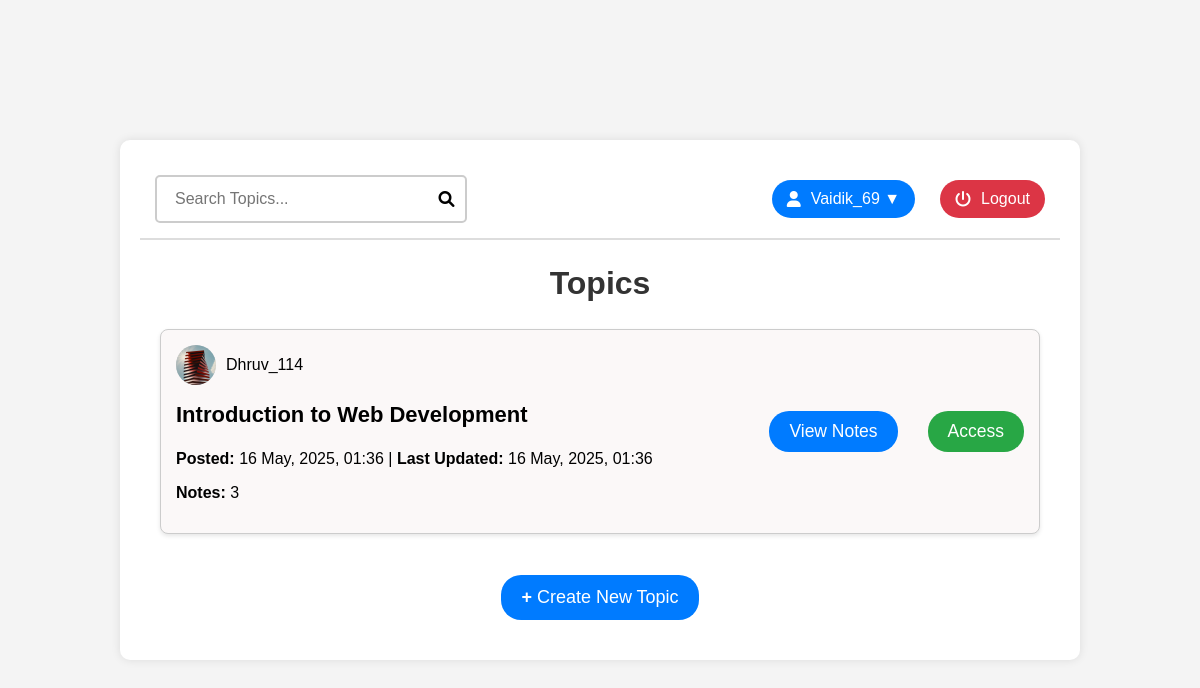
Screenshot of /topiclist.php (signed in) with the database file from the repository.
### tables this page shows
CREATE TABLE topic (
    topic_id INT AUTO_INCREMENT PRIMARY KEY,
    title VARCHAR(256) NOT NULL,
    creator_id INT NOT NULL,
    created_at DATETIME DEFAULT CURRENT_TIMESTAMP,
    last_updated DATETIME DEFAULT CURRENT_TIMESTAMP ON UPDATE CURRENT_TIMESTAMP,
    FOREIGN KEY (creator_id) REFERENCES user(user_id)
);

CREATE TABLE user (
    user_id INT AUTO_INCREMENT NOT NULL PRIMARY KEY,
    first_name VARCHAR(50),    
    last_name VARCHAR(50),    
    email VARCHAR(100) UNIQUE NOT NULL,
    password VARCHAR(255) NOT NULL,
    screen_name VARCHAR(50) UNIQUE NOT NULL,
    avatar VARCHAR(255) NOT NULL,
    date_of_birth DATE,       
    created_at DATETIME DEFAULT CURRENT_TIMESTAMP
);

### db.php (called while the page is built, shortened)
<?php
function getUserTopics($conn, $userId) {
    try {
        $query = "SELECT t.topic_id, t.title, t.created_at,
                u.screen_name AS creator_name, u.avatar AS creator_avatar,
                (SELECT MAX(n.created_at) FROM notes n WHERE n.topic_id = t.topic_id) AS last_updated,
                (SELECT COUNT(*) FROM notes n WHERE n.topic_id = t.topic_id) AS notes_count
                FROM topic t
                JOIN access a ON t.topic_id = a.topic_id
                JOIN user u ON t.creator_id = u.user_id
                WHERE a.user_id = ? AND a.status = 1
                ORDER BY t.created_at DESC";
        $stmt = $conn->prepare($query);
        $stmt->execute([$userId]);
        return $stmt->fetchAll(PDO::FETCH_ASSOC);
    } catch(PDOException $e) {
        return [];
    }
}

### topiclist.php (the view, shortened to what this page needs)
<?php
require_once 'db.php';
$topics = getUserTopics($conn, $_SESSION['user_id']);
function formatDate($dateStr) {
    $date = new DateTime($dateStr);
    return $date->format('j M, Y, H:i');
}
?>
<!DOCTYPE html PUBLIC "-//W3C//DTD XHTML 1.0 Strict//EN" "http://www.w3.org/TR/xhtml1/DTD/xhtml1-strict.dtd">
<html xmlns="http://www.w3.org/1999/xhtml" lang="en">
<head>
    <link rel="stylesheet" href="https://cdnjs.cloudflare.com/ajax/libs/font-awesome/6.0.0-beta3/css/all.min.css" />
    <link rel="stylesheet" href="css/style.css" />
</head>
<body class="topiclistbody">
    <div class="container-topiclist">
        <header class="topiclisthead">
            <div class="search-container">
                <input type="text" placeholder="Search Topics..." />
                <i class="fas fa-search"></i>
            </div>
            <div class="user-controls">
                <div class="profile">
                    <i class="fas fa-user"></i><?php echo htmlspecialchars($_SESSION['screen_name']); ?> ▼
                </div>
                <button class="logout-btn" onclick="window.location.href='logout.php';">
                    <i class="fas fa-power-off"></i>Logout
                </button>
            </div>
        </header>
        <section class="topics">
            <h2>Topics</h2>
            <div id="topics-container">
                <?php if (empty($topics)): ?>
                    <p style="text-align: center;">No topics found. Create a new topic to get started!</p>
                <?php else: ?>
                    <?php foreach ($topics as $topic): ?>
                        <div class="topic-container" data-topic-id="<?php echo $topic['topic_id']; ?>">
                            <div class="topic-details">
                                <div class="user-info">
                                    <div class="user-avatar">
                                        <img src="<?php echo htmlspecialchars($topic['creator_avatar']); ?>" alt="Avatar" />
                                    </div>
                                    <span><?php echo htmlspecialchars($topic['creator_name']); ?></span>
                                </div>
                                <h3><?php echo htmlspecialchars($topic['title']); ?></h3>
                                <p><strong>Posted:</strong> <?php echo formatDate($topic['created_at']); ?> |
                                <strong>Last Updated:</strong> <?php echo $topic['last_updated'] ? formatDate($topic['last_updated']) : 'Never'; ?>
                                </p>
                                <p><strong>Notes:</strong> <?php echo $topic['notes_count']; ?></p>
                            </div>
                            <div class="topic-actions">
                                <button class="view-btn" onclick="window.location.href='view_notes.php?topic_id=<?php echo $topic['topic_id']; ?>';">View Notes</button>
                                <button class="access-btn" onclick="window.location.href='grant_access.php?topic_id=<?php echo $topic['topic_id']; ?>';">Access</button>
                            </div>
                        </div>
                    <?php endforeach; ?>
                <?php endif; ?>
            </div>
        </section>
        <div class="create-topic">
            <button onclick="window.location.href='new_topic.php';"><b>+ </b>Create New Topic</button>
        </div>
    </div>
</body>
</html>

### css/style.css (style rules this page uses)
* { box-sizing: border-box; font-family: Arial, sans-serif; }
body { margin: 0; padding: 0; display: flex; justify-content: center; align-items: center; min-height: 100vh; padding: 50px 20px; background-color: #f4f4f4; }
.topiclistbody { margin: 0; padding: 0; background-color: #f4f4f4; }
h2 { margin-bottom: 28px; color: #333; font-size: 1.5rem; }
input[type="email"], input[type="text"], input[type="password"], input[type="date"], input[type="file"] { width: 100%; padding: 12px; border: 1px solid #ccc; border-radius: 5px; font-size: 1rem; }
.container-topiclist { width: 80%; margin: 50px auto; background: white; padding: 20px; box-shadow: 0px 0px 10px rgba(0, 0, 0, 0.1); border-radius: 10px; }
.topiclisthead { display: flex; justify-content: space-between; align-items: center; padding: 15px; background: #fff; border-bottom: 2px solid #ddd; }
.search-container { display: flex; align-items: center; gap: 10px; border: 2px solid #ccc; padding: 5px 10px; border-radius: 5px; width: 35%; background: white; }
.search-container input { width: 100%; font-size: medium; padding: 8px; border: none; outline: none; }
.user-controls { display: flex; align-items: center; gap: 25px; }
.profile { display: flex; align-items: center; gap: 10px; cursor: pointer; background: #007BFF; color: white; padding: 10px 15px; font-size: 16px; border-radius: 20px; }
.profile i { font-size: 16px; }
.logout-btn i { font-size: 16px; }
.topics { padding: 20px; }
.topics h2 { font-size: 32px; margin-bottom: 27px; margin-top: 5px; text-align: center; }
.topic-container { display: flex; justify-content: space-between; align-items: center; background: #fbf8f8; padding: 15px; border: 1px solid #ccc; border-radius: 8px; margin-bottom: 15px; box-shadow: 0 2px 4px rgba(0, 0, 0, 0.1); }
.topic-details { flex-grow: 1; }
.topic-details h3 { font-size: 22px; margin-top: 17px; }
.topic-actions { display: flex; gap: 30px; }
.view-btn, .access-btn { padding: 10px 20px; border: none; cursor: pointer; border-radius: 20px; font-size: 17.5px; }
.view-btn { background-color: #007BFF; color: white; }
.access-btn { background-color: #28A745; color: white; }
.user-info { display: flex; align-items: center; gap: 10px; margin-bottom: 10px; gap: 10px; }
.create-topic { text-align: center; margin: 20px 0; }
.create-topic button { padding: 12px 20px; background: #007BFF; color: white; border: none; cursor: pointer; border-radius: 20px; font-size: 18px; margin-top: -28px; }
.logout-btn { background: #DC3545; color: white; border: none; padding: 10px 15px; border-radius: 20px; cursor: pointer; font-size: 16px; display: flex; align-items: center; gap: 10px; }
.user-avatar { width: 40px; height: 40px; border-radius: 50%; background: #ddd; }
.user-avatar img { width: 100%; height: 100%; border-radius: 50%; object-fit: cover; }

### rows the page displays
topic: creator.avatar (picture), creator.screen_name "Dhruv_114", title "Introduction to Web Development", created_at "16 May, 2025, 01:36", last_updated "16 May, 2025, 01:36", notes_count "3"

### other values shown
$_SESSION['screen_name'] "Vaidik_69"
